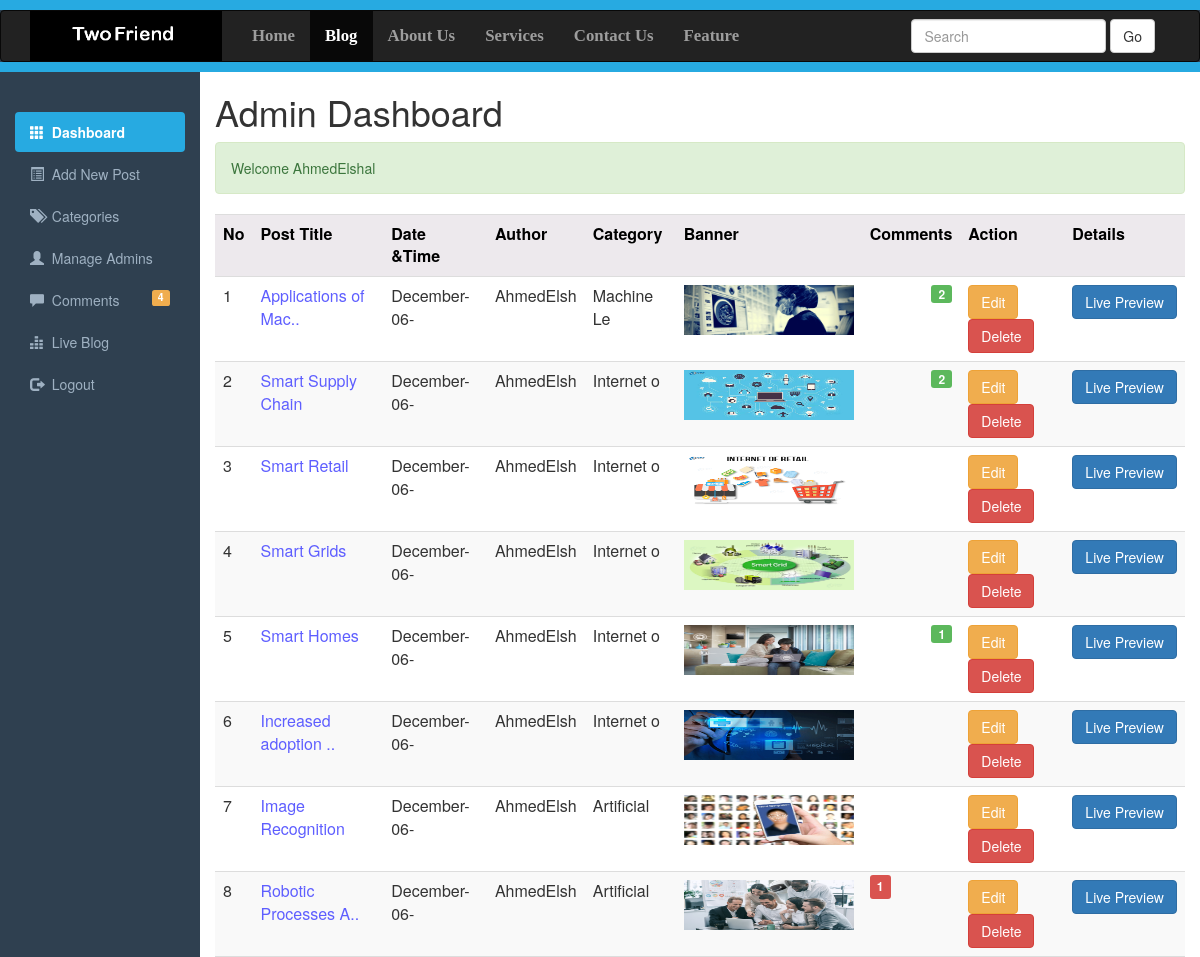
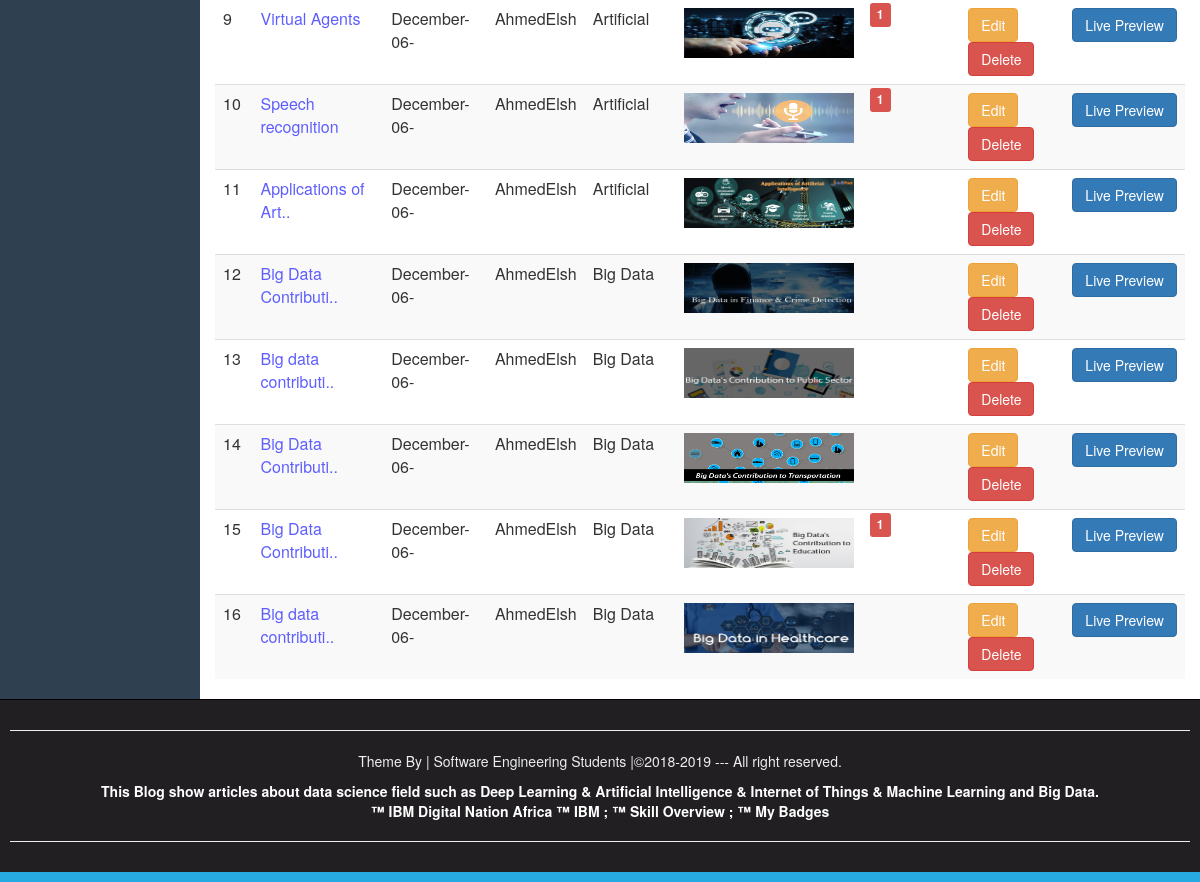
The app's page /Dashboard.php (signed in) with its own data (2 pictures, top to bottom).
### tables this page shows
CREATE TABLE IF NOT EXISTS `admin_panel` (
`id` int(10) NOT NULL,
  `datetime` varchar(50) NOT NULL,
  `title` varchar(200) NOT NULL,
  `category` varchar(100) NOT NULL,
  `author` varchar(100) NOT NULL,
  `image` varchar(200) NOT NULL,
  `post` varchar(10000) NOT NULL
);

### dashboard.php (the view, shortened to what this page needs)
<?php require_once("Include/Sessions.php"); ?>
<!DOCTYPE>
<html>
	<head>
                <link rel="stylesheet" href="css/bootstrap.min.css">
		<link rel="stylesheet" href="css/adminstyles.css">
	</head>
	<body>
<div style="height: 10px; background: #27aae1;"></div>
<nav class="navbar navbar-inverse" role="navigation">
	<div class="container">
		<div class="navbar-header">
	<a class="navbar-brand" href="Blog.php">
	   <img style="margin-top: -15px;" src="images/1.PNG" width=192;height=30;>
	</a>
		</div>
		<div class="collapse navbar-collapse" id="collapse">
		<ul class="nav navbar-nav">
			<li><a href="#">Home</a></li>
			<li class="active"><a href="Blog.php" target="_blank">Blog</a></li>
			<li><a href="#">About Us</a></li>
			<li><a href="#">Services</a></li>
			<li><a href="#">Contact Us</a></li>
			<li><a href="#">Feature</a></li>
		</ul>
		<form action="Blog.php" class="navbar-form navbar-right">
		<div class="form-group">
		<input type="text" class="form-control" placeholder="Search" name="Search" >
		</div>
	         <button class="btn btn-default" name="SearchButton">Go</button>
		</form>
		</div>
	</div>
</nav>
<div class="Line" style="height: 10px; background: #27aae1;"></div>
<div class="container-fluid">
<div class="row">
	<div class="col-sm-2">
	<br><br>
	<ul id="Side_Menu" class="nav nav-pills nav-stacked">
	<li class="active">
	<a href="Dashboard.php">
	<span class="glyphicon glyphicon-th"></span>
	&nbsp;Dashboard</a></li>
	<li><a href="AddNewPost.php">
	<span class="glyphicon glyphicon-list-alt"></span>
	&nbsp;Add New Post</a></li>
	<li><a href="Categories.php">
	<span class="glyphicon glyphicon-tags"></span>
	&nbsp;Categories</a></li>
	<li><a href="Admins.php">
	<span class="glyphicon glyphicon-user"></span>
	&nbsp;Manage Admins</a></li>
	<li><a href="Comments.php">
	<span class="glyphicon glyphicon-comment"></span>
	&nbsp;Comments
<?php
$QueryTotal="SELECT COUNT(*) FROM comments WHERE status='OFF'";
$ExecuteTotal=mysql_query($QueryTotal);
$RowsTotal=mysql_fetch_array($ExecuteTotal);
$Total=array_shift($RowsTotal);
if($Total>0){
?>
<span class="label pull-right label-warning">
<?php echo $Total;?>
</span>
<?php } ?>
	</a>
	</li>
	<li><a href="Blog.php?Page=1" target="_Blank">
	<span class="glyphicon glyphicon-equalizer"></span>
	&nbsp;Live Blog</a></li>
	<li><a href="Logout.php">
	<span class="glyphicon glyphicon-log-out"></span>
	&nbsp;Logout</a></li>
	</ul>
	</div>
	<div class="col-sm-10">
	<h1>Admin Dashboard</h1>
	<div><?php echo Message();
	      echo SuccessMessage();
	?></div>
<div class="table-responsive">
	<table class="table table-striped table-hover">
		<tr>
			<th>No</th>
			<th>Post Title</th>
			<th>Date &Time</th>
			<th>Author</th>
			<th>Category</th>
			<th>Banner</th>
			<th>Comments</th>
			<th>Action</th>
			<th>Details</th>
		</tr>
<?php
$ViewQuery="SELECT * FROM admin_panel ORDER BY id desc;";
$Execute=mysql_query($ViewQuery);
$SrNo=0;
while($DataRows=mysql_fetch_array($Execute)){
	$Id=$DataRows["id"];
	$DateTime=$DataRows["datetime"];
	$Title=$DataRows["title"];
	$Category=$DataRows["category"];
	$Admin=$DataRows["author"];
	$Image=$DataRows["image"];
	$SrNo++;
	?>
	<tr>
	<td><?php echo $SrNo; ?></td>
	<td style="color: #5e5eff;"><?php
	if(strlen($Title)>19){$Title=substr($Title,0,19).'..';}
	echo $Title;
	?></td>
	<td><?php
	if(strlen($DateTime)>12){$DateTime=substr($DateTime,0,12);}
	echo $DateTime;
	?></td>
	<td><?php
	if(strlen($Admin)>9){$Admin=substr($Admin,0,9);}
	echo $Admin; ?></td>
	<td><?php
	if(strlen($Category)>10){$Category=substr($Category,0,10);}
	echo $Category;
	?></td>
	<td><img src="Upload/<?php echo $Image; ?>" width="170px"; height="50px"></td>
	<td>
<?php
$QueryApproved="SELECT COUNT(*) FROM comments WHERE admin_panel_id='$Id' AND status='ON'";
$ExecuteApproved=mysql_query($QueryApproved);
$RowsApproved=mysql_fetch_array($ExecuteApproved);
$TotalApproved=array_shift($RowsApproved);
if($TotalApproved>0){
?>
<span class="label pull-right label-success">
<?php echo $TotalApproved;?>
</span>
<?php } ?>
<?php
$QueryUnApproved="SELECT COUNT(*) FROM comments WHERE admin_panel_id='$Id' AND status='OFF'";
$ExecuteUnApproved=mysql_query($QueryUnApproved);
$RowsUnApproved=mysql_fetch_array($ExecuteUnApproved);
$TotalUnApproved=array_shift($RowsUnApproved);
if($TotalUnApproved>0){
?>
<span class="label  label-danger">
<?php echo $TotalUnApproved;?>
</span>
<?php } ?>
	</td>
	<td>
	<a href="EditPost.php?Edit=<?php echo $Id; ?>">
	<span class="btn btn-warning">Edit</span>
	</a>
	<a href="DeletePost.php?Delete=<?php echo $Id; ?>">
	<span class="btn btn-danger">Delete</span>
	</a>
	</td>
	<td>
	<a href="FullPost.php?id=<?php echo $Id; ?>" target="_blank">
	<span class="btn btn-primary"> Live Preview</span>
	</a>
	</td>
	</tr>
<?php } ?>
	</table>
</div>
	</div>
</div>
</div>
<div id="Footer">
<hr><p>Theme By | Software Engineering Students |&copy;2018-2019 --- All right reserved.
</p>
<a style="color: white; text-decoration: none; cursor: pointer; font-weight:bold;" href="https://developer.ibm.com/africa/skills/artificial-intelligence/" target="_blank">
<p>
This Blog show articles about data science field such as Deep Learning & Artificial Intelligence & Internet of Things & Machine Learning and Big Data. <br>&trade; IBM Digital Nation Africa &trade;  IBM ; &trade; Skill Overview
 ; &trade; My Badges</p><hr>
</a>
</div>
<div style="height: 10px; background: #27AAE1;"></div>
	</body>
</html>

### css/adminstyles.css (style rules this page uses)
.navbar-nav li { font-weight: bold; font-family: Bitter,Georgia,Times,"Times New Roman",serif; font-size: 1.2em; }
.Line { margin-top: -20px; }
body { background-color: #2f4050; }
.col-sm-10 { background-color: #ffffff; }
#Side_Menu a { color: #9fb1c2; }
#Side_Menu .active a { color: #ffffff; background-color: #27AAE1; font-weight: bold; }
#Footer { padding:10px; border-top: 1px solid black; color:#eeeeee; background-color: #211f22; text-align: center; }

### dashboard.php (style rules this page uses)
th { color:black; background-color: #ede9ed; }

### records on screen
admin_panel: title "Applications of Mac..", datetime "December-06-", author "AhmedElsh", category "Machine Le", image (picture), TotalApproved "2"
admin_panel: title "Smart Supply Chain", datetime "December-06-", author "AhmedElsh", category "Internet o", image (picture), TotalApproved "2"
admin_panel: title "Smart Retail", datetime "December-06-", author "AhmedElsh", category "Internet o", image (picture)
admin_panel: title "Smart Grids", datetime "December-06-", author "AhmedElsh", category "Internet o", image (picture)
admin_panel: title "Smart Homes", datetime "December-06-", author "AhmedElsh", category "Internet o", image (picture), TotalApproved "1"
admin_panel: title "Increased adoption ..", datetime "December-06-", author "AhmedElsh", category "Internet o", image (picture)
admin_panel: title "Image Recognition", datetime "December-06-", author "AhmedElsh", category "Artificial", image (picture)
admin_panel: title "Robotic Processes A..", datetime "December-06-", author "AhmedElsh", category "Artificial", image (picture), TotalUnApproved "1"
admin_panel: title "Virtual Agents", datetime "December-06-", author "AhmedElsh", category "Artificial", image (picture), TotalUnApproved "1"
admin_panel: title "Speech recognition", datetime "December-06-", author "AhmedElsh", category "Artificial", image (picture), TotalUnApproved "1"
admin_panel: title "Applications of Art..", datetime "December-06-", author "AhmedElsh", category "Artificial", image (picture)
admin_panel: title "Big Data Contributi..", datetime "December-06-", author "AhmedElsh", category "Big Data", image (picture)
admin_panel: title "Big data contributi..", datetime "December-06-", author "AhmedElsh", category "Big Data", image (picture)
admin_panel: title "Big Data Contributi..", datetime "December-06-", author "AhmedElsh", category "Big Data", image (picture)
admin_panel: title "Big Data Contributi..", datetime "December-06-", author "AhmedElsh", category "Big Data", image (picture), TotalUnApproved "1"
admin_panel: title "Big data contributi..", datetime "December-06-", author "AhmedElsh", category "Big Data", image (picture)

### other values on screen
$Total "4"
SuccessMessage() "Welcome AhmedElshal"
